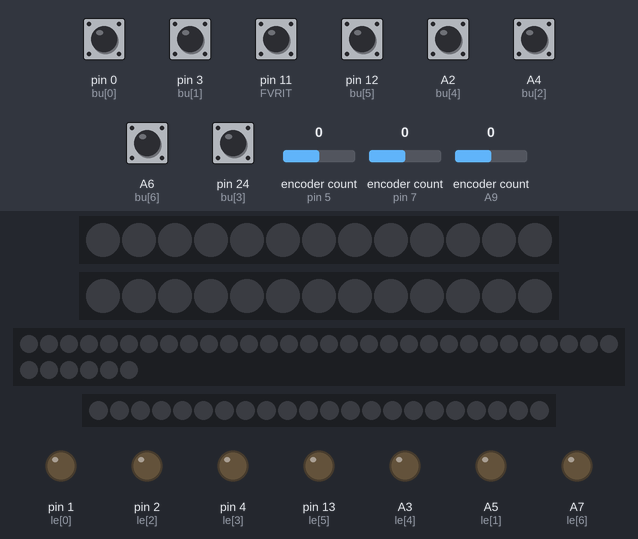
Bench run of a sketch on a simulated Teensy 4. Shown: 2 × 13 RGB LEDs in strip order, left to right, 36 RGB LEDs in strip order, left to right, continuing on the next row, 22 RGB LEDs in strip order, left to right, output pins drawn as LEDs (lit = HIGH). The test bench sets the inputs (shaded band); at power-on: A2 (bu[4]), A4 (bu[2]), A6 (bu[6]), pin 0 (bu[0]), pin 3 (bu[1]), pin 11 (FVRIT), pin 12 (bu[5]), pin 24 (bu[3]) HIGH, encoder count (sensors on pin 5, pin 7, A9) 0. The strip is taken to match the declared colour order.

Above: at 1.2 s.
1.3 s: pin 3 (bu[1]) pulled LOW for 0.15 s
At 1.38 s:
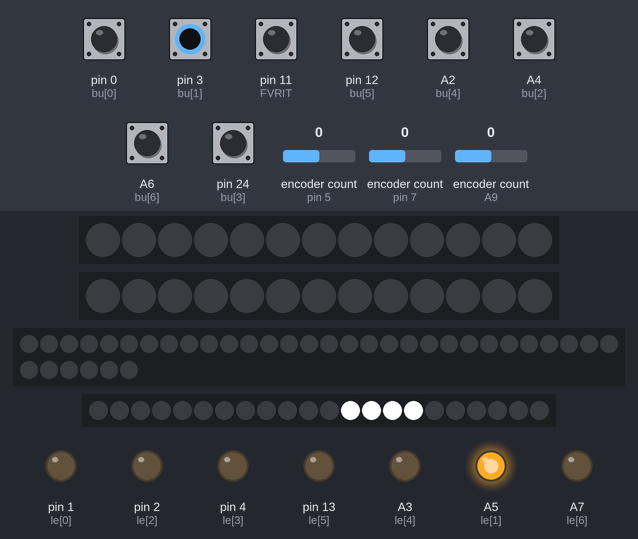
2.9 s: pin 12 (bu[5]) pulled LOW for 0.15 s
At 2.98 s:
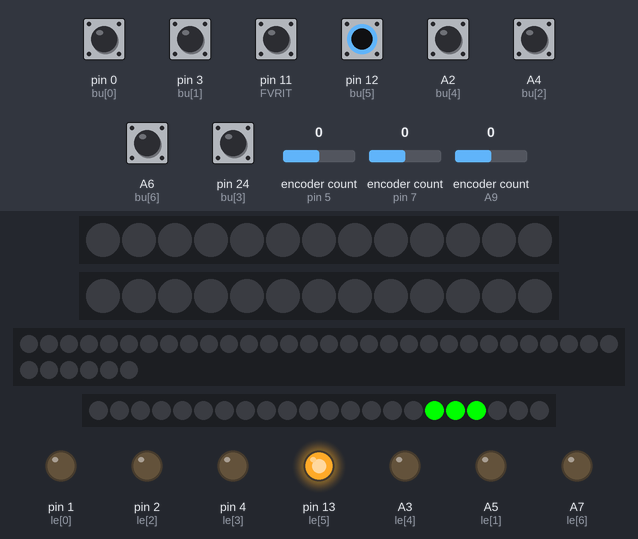
4.5 s: encoder count (sensor on pin 5) set to 1
At 4.9 s:
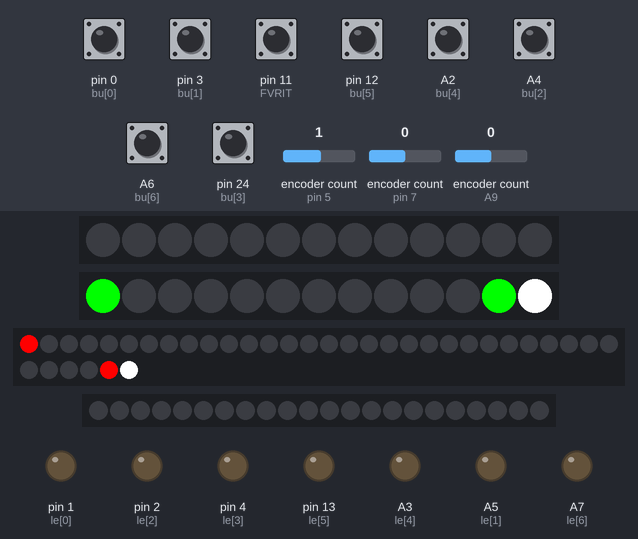
7.0 s: encoder count (sensor on pin 7) set to 1
At 7.8 s:
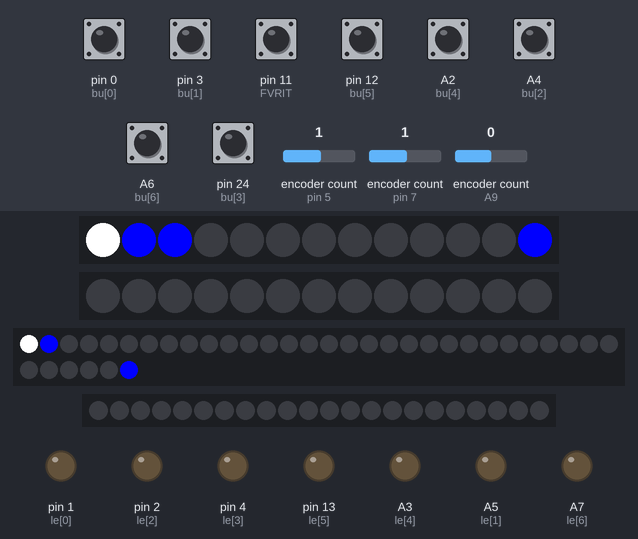
9.5 s: A2 (bu[4]) pulled LOW for 0.15 s
At 9.58 s:
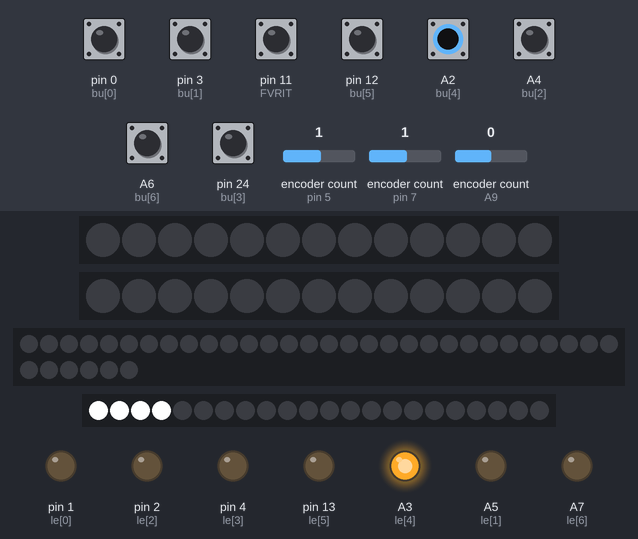
11.1 s: A4 (bu[2]) pulled LOW for 0.15 s
At 11.18 s:
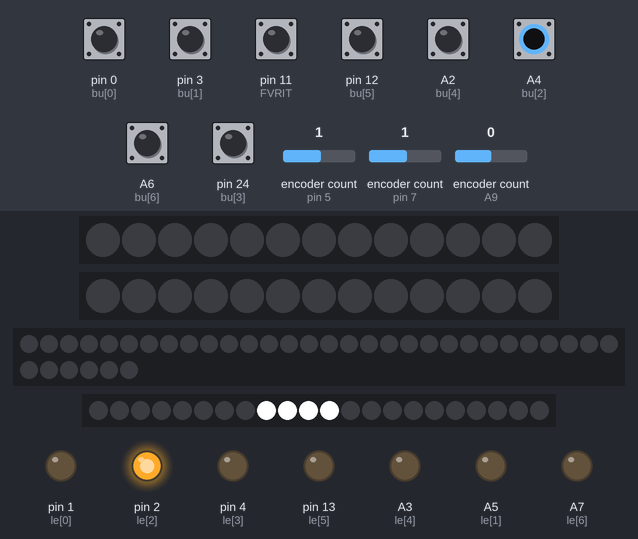
Timing chart, 0 to 13.7 s (numbered marks = the images above; inputs shaded):
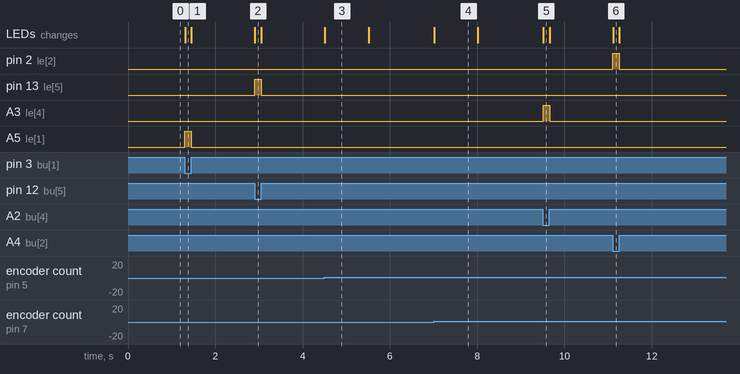

Measured:
- after the input at 1.3 s, A5 (le[1]): LOW → HIGH at once, → LOW 0.15 s later; the LEDs: change at once (image 1)
- after the input at 2.9 s, pin 13 (le[5]): LOW → HIGH at once, → LOW 0.15 s later; the LEDs: change at once (image 2)
- after the input at 4.5 s, the LEDs: change at once (image 3)
- after the input at 7.0 s, the LEDs: change at once (image 4)
- after the input at 9.5 s, A3 (le[4]): LOW → HIGH at once, → LOW 0.15 s later; the LEDs: change at once (image 5)
- after the input at 11.1 s, pin 2 (le[2]): LOW → HIGH at once, → LOW 0.15 s later; the LEDs: change at once (image 6)
- what the display in image 3 shows lasts 1.0 s, from 4.5 s to 5.5 s

The sketch:

SDVX_Teensy2.0_LED.ino
```cpp
/*
CC BY-NC-SA 2.0 KR에 따라 이용할 수 있습니다
*/


#include <Adafruit_NeoPixel.h>
#include <Encoder.h>
#include <math.h>

//▼ 부품
  #define ro 400          // 로터리인코더 해상도
  #define stripLED0 13    // 서클 네오픽셀 LED
  #define stripLED1 36    // 스타트버튼 LED
  #define stripLED2 22    // 버튼 위 LED
//▲

//▼ 핀 선언
  //노브핀 선언
  #define nov1 7
  #define nov2 8
  #define nov3 5
  #define nov4 6          // 얘네들은 왠만하면 고정
  //네오픽셀핀선언
  #define neo1 9
  #define neo2 10
  //볼륨노브 선언
  #define Vol1 23
  #define Vol2 22
  #define FVRIT 11
  //추가 LED 선언
  #define LED1 15     //스타트 LED
  #define LED2 14     //버튼 위 LED

  #define nov_button_sensitivity 100 //노브버튼모드 정지 민감도

  // 버튼핀, LED핀 선언
  int bu[] = {0, 3, 18, 24, 16, 12, 20};            // 왼쪽부터 0번(start) ~ 6번 (FX_R)
  int le[] = {1, 19, 2, 4, 17, 13, 21};             // 스위치 안에 들어가는 LED 핀

  // 버튼 LED
  int BTN_S[] = {12, 8, 4, 0, 16, 19};              // 각 버튼을 누를때마다 반응하는 스트립 LED 의 위치 지정 (시작점)
  int BTN_E[] = {15, 11, 7, 3, 18, 21};             // 끝점

  //개수 선언
  const int num_pins = sizeof(bu) / sizeof(bu[0]);  // 핀 개수 추출 (7)
//▲

//▼ 기본 세팅 값
  #define novdeadzone 0.3                           // 노브 데드존
  #define ledlight 1                                // 노브 회진시 점등되는 LED수량
  #define novledofftime 1000                        // 노브 LED 지속시간 (ms)
  #define sleepmode 1000                            // 슬립모드 LED 작동시간

// 버튼 상태 bool값 지정
  boolean b_stat[] = {false, false, false, false, false, false, false};

//▼ 노브 관련 설정값
  //엔코더 선언
  Encoder novl(nov1, nov2);
  Encoder novr(nov3, nov4);
  Encoder volnov(Vol1, Vol2);

  //노브 속도
  double novspd_l = 0.0;
  double novspd_r = 0.0;

  //노브 위치 360도 값
  double novro_l = 0.0;
  double novro_r = 0.0;
//▲

//▼ LED 관련 구문
  //켜져야 하는 노브 led 주소
  short ledon1;
  short ledon2;
  short ledon3;
  short ledon4;

  //노브led 소등 딜레이
  int novllastmovetime = 0;
  int novrlastmovetime = 0;

  //네오픽셀 선언
  Adafruit_NeoPixel strip1 = Adafruit_NeoPixel(stripLED0, neo1, NEO_GRB + NEO_KHZ800);
  Adafruit_NeoPixel strip2 = Adafruit_NeoPixel(stripLED0, neo2, NEO_GRB + NEO_KHZ800);
  Adafruit_NeoPixel strip3 = Adafruit_NeoPixel(stripLED1, LED1, NEO_RGB + NEO_KHZ800);
  Adafruit_NeoPixel strip4 = Adafruit_NeoPixel(stripLED2, LED2, NEO_RGB + NEO_KHZ800);

  boolean clearL = true;
  boolean clearR = true;
//▲

//러닝타임
  int runningtime = 0;

//볼륨, 즐겨찾기관련
  boolean favrit = false;
  boolean voldown = false;
  int voL = 0;

void setup() {
  // put your setup code here, to run once:
  //버튼 input 선언
  for (int i = 0; i < 7; i++) {
    pinMode(bu[i], INPUT_PULLUP);
  }

  //LED OUTPUT 선언
  for (int i = 0; i < 7; i++) {
    pinMode(le[i], OUTPUT);
  }

  //네오픽셀 초기화
  strip1.begin();
  strip2.begin();
  strip3.begin();
  strip4.begin();

  //조이스틱 초기화
  Joystick.useManualSend(true);

  Serial.begin(9600);

  //볼륨엔코더 클릭 선언
  pinMode(FVRIT, INPUT_PULLUP);

}

void loop() {

  runningtime = millis();

    //버튼값 b_stat에 넣기
  for (int ch = 0; ch < num_pins; ch++) {
    if (digitalRead(bu[ch]) == HIGH) {
      b_stat[ch] = false;
    } else {
      b_stat[ch] = true;
    }
  }

        if (b_stat[0] == true) { // START
      Joystick.button(1, 1);
      digitalWrite(le[0], HIGH);
      Keyboard.releaseAll();
      voL = 0;
      for (int i = 13; i <= 22; i++) {                   // 버튼 좌우로 파란색 LED 밝히는 구문
        strip3.setBrightness(255);
        strip3.setPixelColor(i, 0, 0, 255);             //
      }                                                 //
      strip3.show();                                    //

    } else {
      Joystick.button(1, 0);
      digitalWrite(le[0], LOW);
        for (int i = 13; i <=22; i++){
          strip3.setPixelColor(i, 0, 0, 0);
        }
      strip3.show();
    }

    for (int ch = 1; ch <= 4; ch++) { // BT 1 ~ 4
      int chm = ch - 1;
      if (b_stat[ch] == true) {
        Joystick.button(ch + 1, 1);
        digitalWrite(le[ch], HIGH);

        for (int i = BTN_S[chm]; i <= BTN_E[chm]; i++) {  //
          strip4.setPixelColor(i, 255, 255, 255);            //각 버튼 위에 달린 LED 점등 관련
        }
        strip4.setBrightness(255);
        strip4.show();
      } else {
        Joystick.button(ch + 1, 0);
        digitalWrite(le[ch], LOW);
        for (int i = BTN_S[chm]; i <= BTN_E[chm]; i++) {  //
          strip4.setPixelColor(i, 0, 0, 0);
        }
        strip4.show();
      }
    }

    for (int ch = 5; ch < 7; ch++) { //FX-L , R
      int chm = ch - 1;
      if (b_stat[ch] == true) {
        Joystick.button(ch + 1, 1);
        digitalWrite(le[ch], HIGH);

        for (int i = BTN_S[chm]; i <= BTN_E[chm]; i++) {  //
          strip4.setPixelColor(i, 0, 255, 0);              //각 버튼 위에 달린 LED 점등 관련
        }
        strip4.setBrightness(255);
        strip4.show();
      } else {
        Joystick.button(ch + 1, 0);
        digitalWrite(le[ch], LOW);
        for (int i = BTN_S[chm]; i <= BTN_E[chm]; i++) {  //
        strip4.setPixelColor(i, 0, 0, 0);

        }
        strip4.show();
      }
    }

  //-------------------------------------------------------------------------------// 노브 사전 세팅
    //현 노브 값으로 노브 속도 측정
    novspd_l = novl.read();
    novl.write(0);
    novspd_r = novr.read();
    novr.write(0);
    voL = volnov.read();
    volnov.write(0);

    //노브속도를 360도 값으로 변환
    novspd_l = novspd_l / ro / 4 * 360;
    novspd_r = novspd_r / ro / 4 * 360;

    //데드존
    if(novspd_l > 0){
      if(novspd_l <= novdeadzone){
        novspd_l = 0;
      }
    }
    else if (novspd_l < 0) {
      if(novspd_l >= novdeadzone * -1){
        novspd_l = 0;
      }
    }
    if(novspd_r > 0){
      if(novspd_r <= novdeadzone){
        novspd_r = 0;
      }
    }
    else if (novspd_r < 0) {
      if(novspd_r >= novdeadzone * -1){
        novspd_r = 0;
      }
    }

    //노브 위치값에 속도 넣기
    novro_l += novspd_l;
    novro_r += novspd_r;

    //노브 위치값 0~360 이내의 값이 되도록 조정
    if(novro_l > 360){
      novro_l -= 360;
    }
    else if (novro_l < 0){
      novro_l += 360;
    }
    if(novro_r > 360){
      novro_r -= 360;
    }
    else if (novro_r < 0){
      novro_r += 360;
    }


//-------------------------------------------------------------------------------// 노브 작동, 노브 LED


    if ((runningtime - novllastmovetime) >= novledofftime) { //일정시간 작동안할시 L스트립LED 위치 초기화
      strip1.clear();
      strip1.show();
      novro_l = 350.0;
      clearL = true;
    }

    if ((runningtime - novrlastmovetime) >= novledofftime) { //일정시간 작동안할시 R스트립LED 위치 초기화
      strip2.clear();
      strip2.show();
      novro_r = 360.00;
      clearR = true;
    }

    if (clearL && clearR) { //둘다 작동 안 할 떄 스트립 LED OFF
     strip3.clear();
     strip3.show();
    }


    //노브 LED
  if (novspd_l != 0) {
    clearL = false;
    //L 노브쪽 LED
    ledon1 = (stripLED0 / ledlight) - ((int)(novro_l / (360 / (double)stripLED0)) % (stripLED0 / ledlight)) - 1;
    //스타트버튼 LED
    ledon3 = (stripLED1 / ledlight) - ((int)(novro_l / (360 / (double)stripLED1)) % (stripLED1 / ledlight)) - 1;
    novllastmovetime = runningtime;
    strip1.clear();
    strip1.setBrightness(255);

    setPosition(strip1, ledon1, strip1.Color(255,255,255), strip1.Color(0, 0, 255), ((uint32_t)0 << 16) | ((uint32_t)0 << 8) | (uint32_t)255, novspd_l < 0 ? -2 : 2); //서클
    setPositionS(strip3, ledon3, strip1.Color(255,255,255), strip3.Color(0, 0, 255)); //스트립
    }

    if (ledon1 == 1 || ledon1 == 13) { //360 ->  0 혹은 반대 상황일떄 LED 후처리
      strip1.setPixelColor(15, 0, 0, 0);
    } else if (ledon1 == 0) {
      strip1.setPixelColor(15, 0, 0, 255);
      strip1.setPixelColor(14, 0, 0, 0);
    }
    if (ledon1 == 14 || ledon1 == 3) {
      strip1.setPixelColor(0, 0, 0, 0);
    } else if (ledon1 == 15) {
      strip1.setPixelColor(0, 0, 0, 255);
      strip1.setPixelColor(1, 0, 0, 0);
    }


    if (novspd_r != 0) {
    clearR = false;
    //R 노브쪽 LED
    ledon2 = (stripLED0 / ledlight) - ((int)(novro_r / (360 / (double)stripLED0)) % (stripLED0 / ledlight)) - 1;
    //스타트버튼 LED
    ledon4 = (stripLED1 / ledlight) - ((int)(novro_r / (360 / (double)stripLED1)) % (stripLED1 / ledlight)) - 1;
    novrlastmovetime = runningtime;
    strip2.clear();
    strip2.setBrightness(255);

    setPosition(strip2, ledon2, strip2.Color(255, 255, 255), strip2.Color(0, 255, 0), ((uint32_t)0 << 16) | ((uint32_t)255 << 8) | (uint32_t)0, novspd_r < 0 ? -2 : 2); //서클
    setPositionS(strip3, ledon4, strip2.Color(255, 255, 255), strip3.Color(255, 0, 0)); //스트립
    }

    if (ledon2 == 1 || ledon2 == 13) {  //360 ->  0 혹은 반대 상황일떄 LED 후처리
      strip2.setPixelColor(15, 0, 0, 0);
    } else if (ledon2 == 0) {
      strip2.setPixelColor(15, 0, 255, 0);
      strip2.setPixelColor(14, 0, 0, 0);
    }
    if (ledon2 == 14 || ledon2 == 3) {
      strip2.setPixelColor(0, 0, 0, 0);
    } else if (ledon2 == 15) {
      strip2.setPixelColor(0, 0, 255, 0);
      strip2.setPixelColor(1, 0, 0, 0);
    }

 /*
  기본값 : L = Red / R = Green

  아래 코드 수정으로 색 교체 가능
  (L코드) : setPosition(strip1, ledon1, strip1.Color(움직이는 LED의 중앙 색깔), strip1.Color(빨강, 초록, 파랑), ((uint32_t)빨강 << 16) | ((uint32_t)초록 << 8) | (uint32_t)파랑, novspd_l < 0 ? -2 : 2);
            setPositionS(strip3, ledon3, strip1.Color(움직이는 LED의 중앙 색깔), strip3.Color(초록, 빨강, 파랑));

  (R코드) : setPosition(strip2, ledon2, strip2.Color(움직이는 LED의 중앙 색깔), strip2.Color(빨강, 초록, 파랑), ((uint32_t)빨강 << 16) | ((uint32_t)초록 << 8) | (uint32_t)파랑, novspd_r < 0 ? -2 : 2);
            setPositionS(strip3, ledon4, strip2.Color(움직이는 LED의 중앙 색깔), strip3.Color(초록, 빨강, 파랑));

  그 외에 후처리 색깔값도 변경해줘야 합니다. 방식은 아래 코드
  setPixelColor(위치, 빨강, 초록, 파랑)

  위치값은 건들면 안되고 RGB값만 변경해주세요

  제가 사용한 스트립LED는 GRB세팅이라 초록 빨강 파랑 순서인데, 기본값은 RGB세팅, 즉 빨강 초록 파랑 순서입니다 상황에 맞게 스왑해서 사용하세요
 */

//노브 입력
    if (novspd_l > 0){
        Joystick.button(8,0);
        Joystick.button(9,1);
    }
    else if (novspd_l < 0){
      Joystick.button(8,1);
      Joystick.button(9,0);
    }
    else if ( novspd_l == 0){
      if( (runningtime - novllastmovetime) > nov_button_sensitivity)
      {
        Joystick.button(8,0);
        Joystick.button(9,0);
      }
    }

      if (novspd_r > 0){
        Joystick.button(10,0);
        Joystick.button(11,1);
      }
      else if (novspd_r < 0){
        Joystick.button(10,1);
        Joystick.button(11,0);
      }
      else if ( novspd_r == 0){
        if( (runningtime - novrlastmovetime) > nov_button_sensitivity)
        {
          Joystick.button(10,0);
          Joystick.button(11,0);
        }
      }

//볼륨 관련 코드
  if (voL != 0) {
    if (voL > 0){
      Keyboard.press(KEY_MEDIA_VOLUME_INC);
      delay(50);
      Keyboard.release(KEY_MEDIA_VOLUME_INC);
    }
    if (voL < 0) {
      Keyboard.press(KEY_MEDIA_VOLUME_DEC);
      delay(50);
      Keyboard.release(KEY_MEDIA_VOLUME_DEC);
    }
  }

//즐겨찾기 코드
    if(digitalRead(FVRIT) == HIGH) {
      favrit = false;
    } else {
      favrit = true;
    }
    if (favrit == true) {
       Keyboard.press(KEYPAD_0); //0X62
       delay(50);
       Keyboard.release(KEYPAD_0);
    }

    //조이스틱 전송
    Joystick.send_now();
}
//-------------------------------------------------------------------------------//
//▼ 노브 LED 설정
void setPosition(Adafruit_NeoPixel &strip, int ledon, uint32_t mainColor, uint32_t adjacentColor, uint32_t offsetColor, int offset) {
  for (int i = 0; i < ledlight; i++) {
    int pixelIndex = ledon + (i * (stripLED0 / ledlight));
    strip.setPixelColor(pixelIndex, mainColor);

    int prevIndex = (pixelIndex - 1 + strip.numPixels()) % strip.numPixels();
    int nextIndex = (pixelIndex + 1) % strip.numPixels();

    strip.setPixelColor(prevIndex, adjacentColor);
    strip.setPixelColor(nextIndex, adjacentColor);
    strip.setPixelColor(pixelIndex + offset, offsetColor);
  }
  strip1.show();
  strip2.show();
}

void setPositionS(Adafruit_NeoPixel &strip, int ledon, uint32_t mainColor, uint32_t adjacentColor) {
  for (int i = 0; i < ledlight; i++) {
    int pixelIndex = ledon - (i * (stripLED0 / ledlight));
    strip.setPixelColor(pixelIndex, mainColor);

    int prevIndex = (pixelIndex - 1 + strip.numPixels()) % strip.numPixels();
    int nextIndex = (pixelIndex + 1) % strip.numPixels();

    strip.setPixelColor(prevIndex, adjacentColor);
    strip.setPixelColor(nextIndex, adjacentColor);
  }
  strip3.show();
}
```
